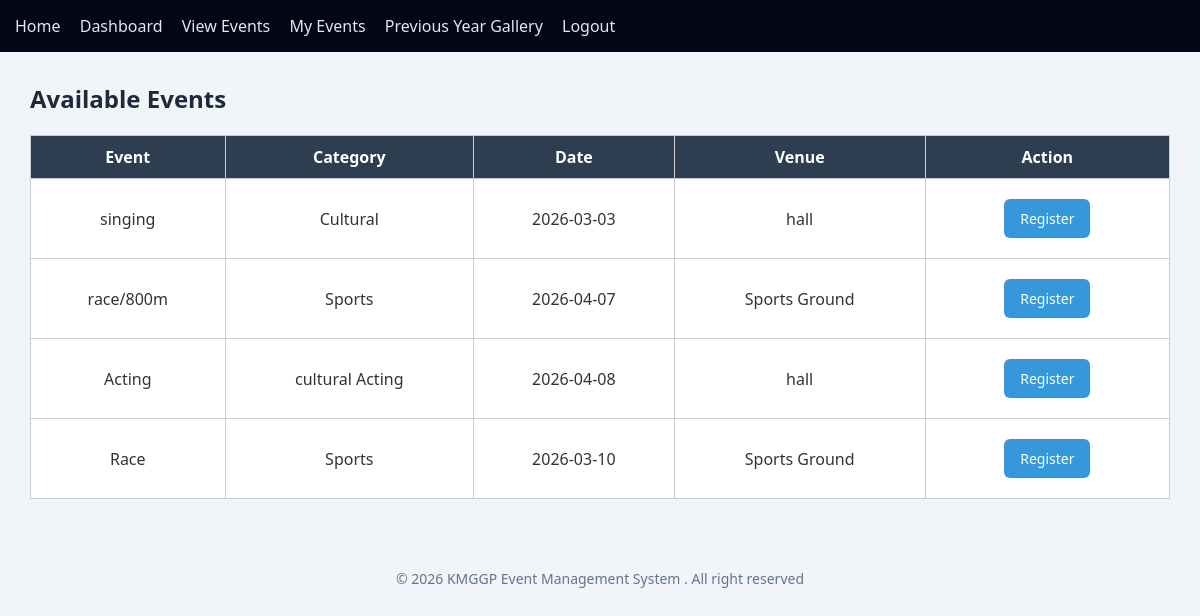
The page /view_events.php (signed in) on the database its author committed.
### tables this page shows
CREATE TABLE `events` (
  `id` int(11) NOT NULL,
  `category_id` int(11) NOT NULL,
  `event_name` varchar(150) NOT NULL,
  `description` text DEFAULT NULL,
  `event_date` date DEFAULT NULL,
  `venue` varchar(100) DEFAULT NULL
);

CREATE TABLE `categories` (
  `id` int(11) NOT NULL,
  `category_name` varchar(100) NOT NULL
);

### view_events.php (the view, shortened to what this page needs)
<?php
include("../config/db.php");
include("../includes/header.php");
include("../includes/navbar.php");
$events = mysqli_query($conn,"
SELECT events.*, categories.category_name
FROM events
JOIN categories ON events.category_id = categories.id
");
?>
<div class="user-box">
<h2>Available Events</h2>
<table class="user-table">
<tr>
<th>Event</th><th>Category</th><th>Date</th><th>Venue</th><th>Action</th>
</tr>
<?php while($e=mysqli_fetch_assoc($events)){ ?>
<tr>
<td><?= $e['event_name'] ?></td>
<td><?= $e['category_name'] ?></td>
<td><?= $e['event_date'] ?></td>
<td><?= $e['venue'] ?></td>
<td>
<a href="register_event.php?event_id=<?= $e['id'] ?>" class="btn">Register</a>
</td>
</tr>
<?php } ?>
</table>
</div>
<?php include("../includes/footer.php"); ?>

### style.css (style rules this page uses)
body { margin: 0; font-family: Arial, sans-serif; background: #f4f4f4; }
.btn { padding: 10px 20px; background: #3498db; color: white; text-decoration: none; margin: 10px; display: inline-block; border-radius: 5px; }
.user-box { padding:30px; }
.user-table { width:100%; border-collapse:collapse; margin-top:20px; }
.user-table th,.user-table td { border:1px solid #ccc; padding:10px; }

### admin.css (style rules this page uses)
* { margin:0; padding:0; box-sizing:border-box; font-family:'Segoe UI',sans-serif; }
body { background:#f1f5f9; color:#1e293b; }
button, .btn { padding:10px 16px; border:none; border-radius:6px; cursor:pointer; text-decoration:none; font-size:14px; }
table { width:100%; border-collapse:collapse; }
table th { background:#2563eb; color:white; padding:12px; }
table td { padding:12px; border-bottom:1px solid #e2e8f0; text-align:center; }
table { width: 100%; border-collapse: collapse; }
table th { background: #2c3e50; color: white; padding: 10px; }
table td { background: #ffffff; color: #333; padding: 10px; border: 1px solid #ddd; }

### rows shown on the page
events: event_name "singing", category.category_name "Cultural", event_date "2026-03-03", venue "hall"
events: event_name "race/800m", category.category_name "Sports", event_date "2026-04-07", venue "Sports Ground"
events: event_name "Acting", category.category_name "cultural Acting", event_date "2026-04-08", venue "hall"
events: event_name "Race", category.category_name "Sports", event_date "2026-03-10", venue "Sports Ground"
